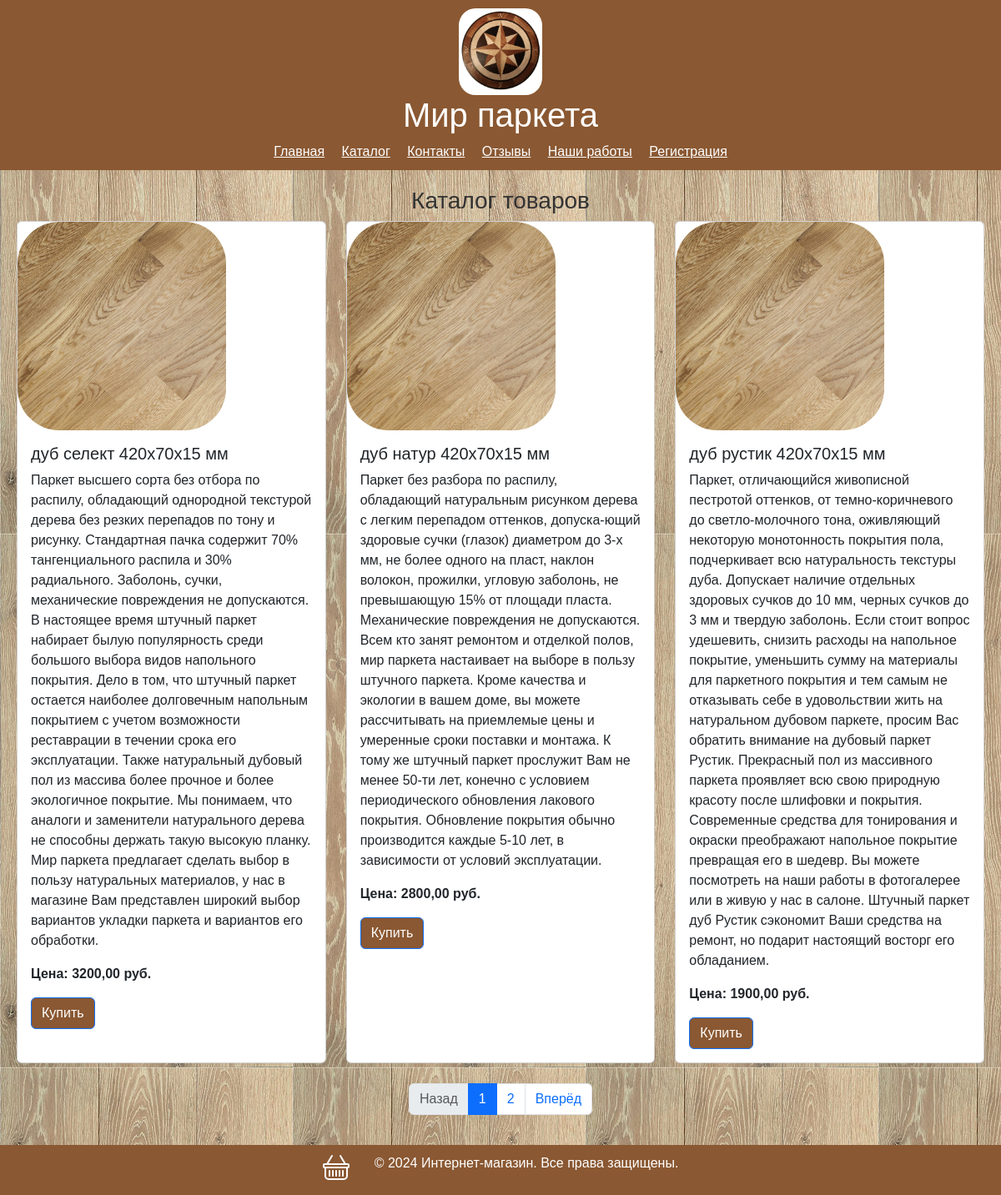
Screenshot of /products/ with the database file from the repository.
### catalog/models.py (models this page shows, shortened)
class Product(models.Model):
    name = models.CharField(max_length=200)  # Название товара
    description = models.TextField(blank=True)  # Описание товара (опционально)
    price = models.DecimalField(max_digits=10, decimal_places=2)  # Цена товара
    category = models.ForeignKey(Category, on_delete=models.CASCADE)  # Связь с категорией
    created_at = models.DateTimeField(auto_now_add=True)  # Дата добавления товара

### catalog/views.py (the view)
# urls.py: path('products/', product_list, name='product_list'),
def product_list(request):
    products = Product.objects.all()
    paginator = Paginator(products, 3)
    page_number = request.GET.get('page', 1)
    page_obj = paginator.get_page(page_number)
    return render(request, 'catalog/product_list.html', {'page_obj': page_obj})

### templates/catalog/product_list.html (shortened to what this page needs)
{% extends 'base.html' %}
{% load static %}
{% block content %}
    <h3>Каталог товаров</h3>
    <div class="row row-cols-1 row-cols-md-2 row-cols-lg-3 g-4">
        {% for product in page_obj %}
        <div class="col">
            <div class="card h-100">
                <img src="{% static 'catalog/images/select.jpeg' %}" alt="foto" width='250px'>
                <div class="card-body">
                <h5 class="card-title">{{ product.name }}</h5>
                <p class="card-text">{{ product.description }}</p>
                <p class="card-text"><strong>Цена: {{ product.price }} руб.</strong></p>
                <a href="#" class="btn btn-primary">Купить</a>
                </div>
            </div>
        </div>
        {% endfor %}
    </div>
    <nav class="mt-4">
        <ul class="pagination justify-content-center">
            {% if page_obj.has_previous %}
            <li class="page-item">
                <a class="page-link" href="?page={{page_obj.previous_page_number }}">Назад</a>
            </li>
            {% else %}
            <li class="page-item disabled">
                <span class="page-link">Назад</span>
            </li>
            {% endif %}
            {% for num in page_obj.paginator.page_range %}
                {% if num == page_obj.number %}
                    <li class="page-item active">
                    <span class="page-link">{{ num }}</span>
                    </li>
                {% elif num > page_obj.number|add:-2 and num < page_obj.number|add:2 %}
                    <li class="page-item">
                    <a class="page-link" href="?page={{ num }}">{{ num }}</a>
                    </li>
                {% endif %}
            {% endfor %}
            {% if page_obj.has_next %}
                <li class="page-item">
                    <a class="page-link" href="?page={{ page_obj.next_page_number }}">Вперёд</a>
                </li>
            {% else %}
                <li class="page-item disabled">
                    <span class="page-link">Вперёд</span>
                </li>
            {% endif %}
        </ul>
    </nav>
{% endblock %}

### catalog/static/catalog/styles.css (style rules this page uses)
body { font-family: Arial, sans-serif; background-image: url('images/000.jpg'); }
.row:after { content: ""; clear: both; display: table; }
a { color: #402715; }
img { border-radius: 20%; }
.btn { background-color: #8a5832; color: #fff }

### rows the page displays
Product: name "дуб селект 420х70х15 мм", description "Паркет высшего сорта без отбора по распилу, обладающий однородной текстурой дерева без резких перепадов по тону и рисунку. Стандартная пачка содержит 70% тангенциального распила и 30% радиального. Заболонь, сучки, механические повреждения не допускаются. В настоящее время штучный паркет набирает былую популярность среди большого выбора видов напольного покрытия. Дело в том, что штучный паркет остается наиболее долговечным напольным покрытием с учетом возможности реставрации в течении срока его эксплуатации. Также натуральный дубовый пол из массива более прочное и более экологичное покрытие. Мы понимаем, что аналоги и заменители натурального дерева не способны держать такую высокую планку.…", price "3200,00"
Product: name "дуб натур 420х70х15 мм", description "Паркет без разбора по распилу, обладающий натуральным рисунком дерева с легким перепадом оттенков, допуска-ющий здоровые сучки (глазок) диаметром до 3-х мм, не более одного на пласт, наклон волокон, прожилки, угловую заболонь, не превышающую 15% от площади пласта. Механические повреждения не допускаются. Всем кто занят ремонтом и отделкой полов, мир паркета настаивает на выборе в пользу штучного паркета. Кроме качества и экологии в вашем доме, вы можете рассчитывать на приемлемые цены и умеренные сроки поставки и монтажа. К тому же штучный паркет прослужит Вам не менее 50-ти лет, конечно с условием периодического обновления лакового покрытия. Обновление покрытия обычно производится каждые…", price "2800,00"
Product: name "дуб рустик 420х70х15 мм", description "Паркет, отличающийся живописной пестротой оттенков, от темно-коричневого до светло-молочного тона, оживляющий некоторую монотонность покрытия пола, подчеркивает всю натуральность текстуры дуба. Допускает наличие отдельных здоровых сучков до 10 мм, черных сучков до 3 мм и твердую заболонь. Если стоит вопрос удешевить, снизить расходы на напольное покрытие, уменьшить сумму на материалы для паркетного покрытия и тем самым не отказывать себе в удовольствии жить на натуральном дубовом паркете, просим Вас обратить внимание на дубовый паркет Рустик. Прекрасный пол из массивного паркета проявляет всю свою природную красоту после шлифовки и покрытия. Современные средства для тонирования и окраски…", price "1900,00"

### other values shown
{{ num }} "1"
{{ num }} "2"
